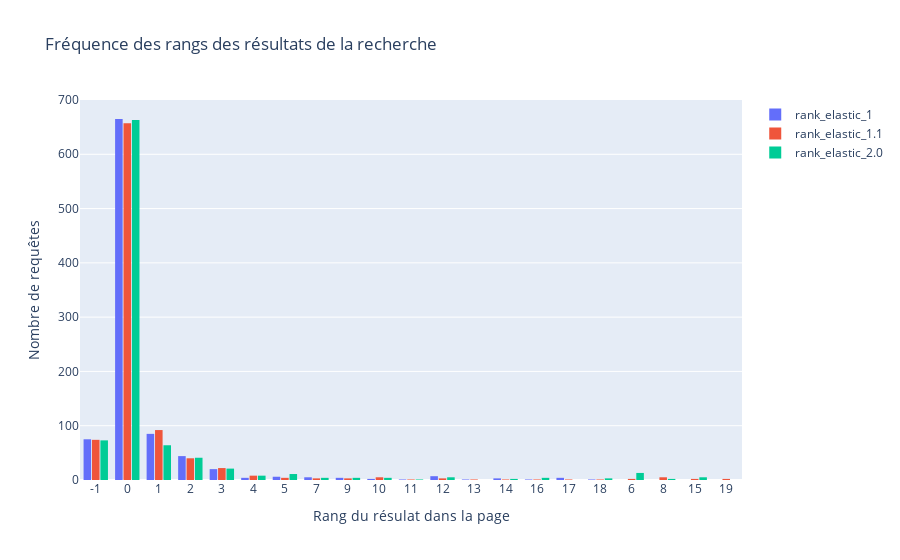

Notebook cell for this chart:
### Code cell
fig = go.Figure()
rank_dict = {}
for rank in rank_columns:
    df_test[rank] = df_test[rank].astype("int32")
    rank_dict[rank] = df_test.sort_values(by=[rank])[rank]
    fig.add_trace(
        go.Histogram(
            histfunc="count",
            x=rank_dict[rank],
            name=rank,
        )
    )
fig.update_layout(
    title_text="Fréquence des rangs des résultats de la recherche",  # title of plot
    xaxis_title_text="Rang du résulat dans la page",  # xaxis label
    yaxis_title_text="Nombre de requêtes",  # yaxis label
    bargap=0.2,  # gap between bars of adjacent location coordinates
    bargroupgap=0.1,  # gap between bars of the same location coordinates
)
fig.update_xaxes(type="category")
fig.show()
# fig.write_image(f"./output/plots/rank_{SEARCH_VERSION}.png")
plotly.offline.plot(fig, filename=f"../../output/plots/rank_war_{SEARCH_VERSION}.html")

### Figure 1 — Plotly figure (JSON) as saved in the notebook; plotly's stock layout.template omitted (floating-point values rounded to 4 significant figures; data arrays with more than 128 entries replaced by an {"elided": "..."} marker saying what was removed)
{"data": [{"histfunc": "count", "name": "rank_elastic_1", "type": "histogram", "x": {"elided": "928 int values"}}, {"histfunc": "count", "name": "rank_elastic_1.1", "type": "histogram", "x": {"elided": "928 int values"}}, {"histfunc": "count", "name": "rank_elastic_2.0", "type": "histogram", "x": {"elided": "928 int values"}}], "layout": {"autosize": true, "bargap": 0.2, "bargroupgap": 0.1, "title": {"text": "Fréquence des rangs des résultats de la recherche"}, "xaxis": {"autorange": true, "range": [-0.5, 20.5], "title": {"text": "Rang du résulat dans la page"}, "type": "category"}, "yaxis": {"autorange": true, "range": [0, 700], "title": {"text": "Nombre de requêtes"}}}}
